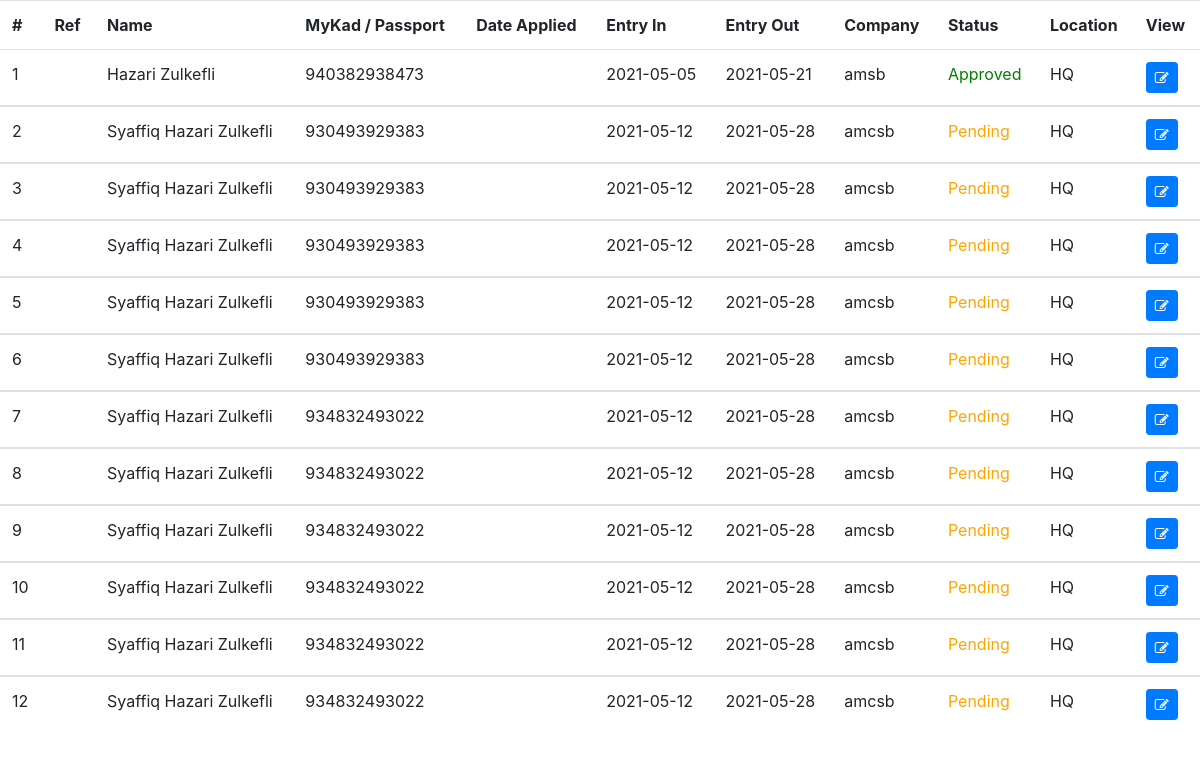
Before: /backend-search.php?term=Hazari Zulkefli (signed in) with the older database file.
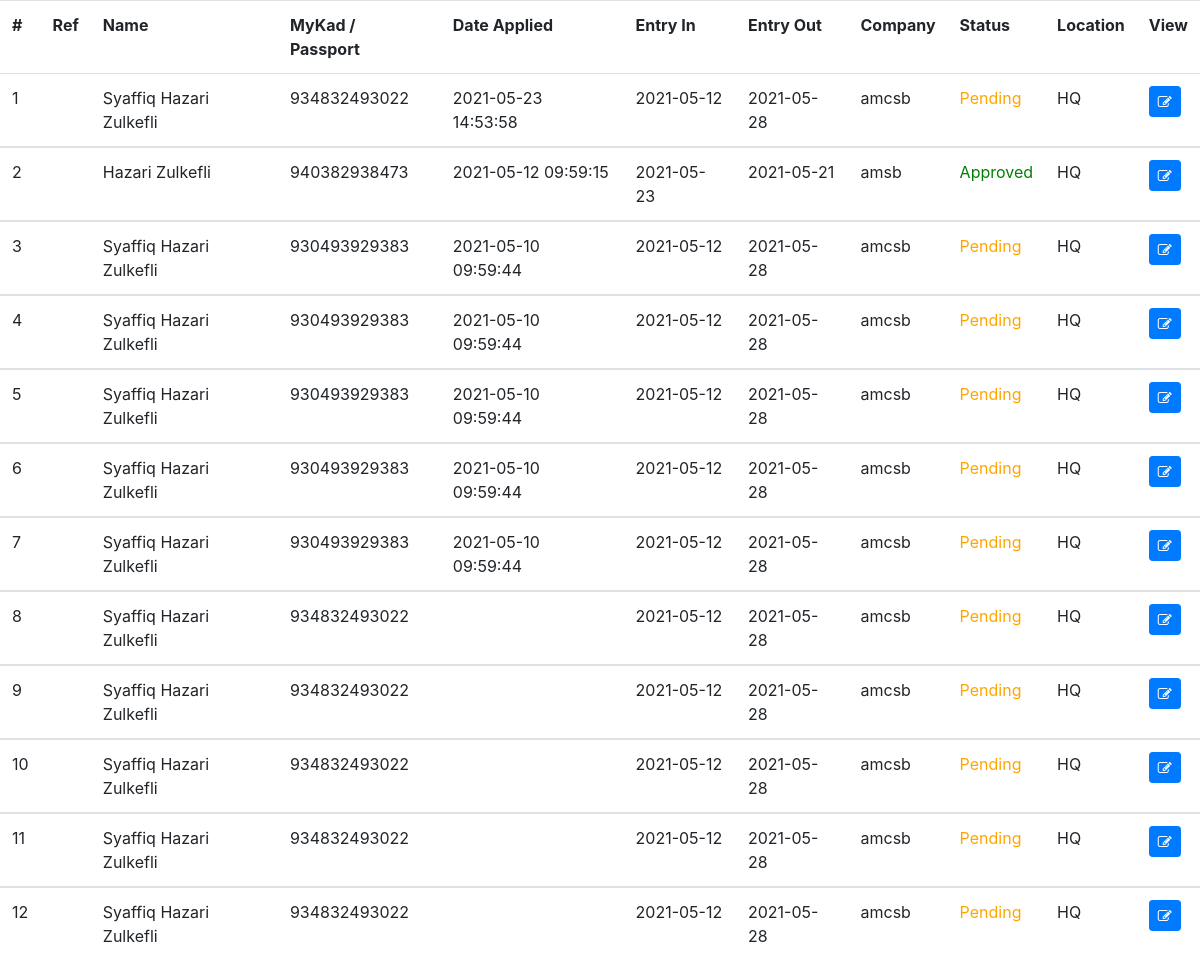
After: the same page with the newer database file.
### tables this page shows
CREATE TABLE `hd_0001` (
  `hd_id` int(11) NOT NULL,
  `fullname` varchar(50) DEFAULT NULL,
  `mykad` varchar(30) DEFAULT NULL,
  `visoffice` varchar(10) DEFAULT NULL,
  `appemail` varchar(100) DEFAULT NULL,
  `entryin` date DEFAULT NULL,
  `entryout` date DEFAULT NULL,
  `company` varchar(200) DEFAULT NULL,
  `caddress` varchar(100) DEFAULT NULL,
  `ccity` varchar(20) DEFAULT NULL,
  `cstate` varchar(20) DEFAULT NULL,
  `cpostal` varchar(10) DEFAULT NULL,
  `telno` varchar(30) DEFAULT NULL,
  `reasonentry` varchar(150) DEFAULT NULL,
  `nameconperson` varchar(50) DEFAULT NULL,
  `emailaddconperson` varchar(100) DEFAULT NULL,
  `radio1` varchar(5) DEFAULT NULL,
  `country` varchar(100) NOT NULL DEFAULT 'NA',
  `doafromcountries` date DEFAULT NULL,
  `radio2` varchar(5) DEFAULT NULL,
  `individu` varchar(100) NOT NULL DEFAULT 'NA',
  `areafrom` varchar(100) NOT NULL DEFAULT 'NA',
  `radio3` varchar(5) DEFAULT NULL,
  `radio4` varchar(5) DEFAULT NULL,
  `rescovid` varchar(10) NOT NULL DEFAULT 'NA',
  `datetest` date DEFAULT NULL,
  `loctest` varchar(50) NOT NULL DEFAULT 'NA',
  `cough` varchar(5) DEFAULT NULL,
  `diffbreathing` varchar(5) DEFAULT NULL,
  `fever` varchar(5) DEFAULT NULL,
  `flu` varchar(5) DEFAULT NULL,
  `sorethroat` varchar(5) DEFAULT NULL,
  `othersymptoms` varchar(300) DEFAULT NULL,
  `applstatus` varchar(10) NOT NULL DEFAULT 'Pending',
  `dt_apply` datetime DEFAULT NULL,
  `dt_updstatus` datetime DEFAULT NULL,
  `dt_updsby` int(11) DEFAULT NULL,
  `covtestresult` varchar(200) DEFAULT NULL
);

### login/lib/library.php (called while the page is built, shortened)
<?php
class DemoLib
{
    public function UserDetails($user_id)
    {
        try {
            $db = DB();
            $query = $db->prepare("SELECT user_id, name, username, email, usertype, ainloc FROM users WHERE user_id=:user_id");
            $query->bindParam("user_id", $user_id, PDO::PARAM_STR);
            $query->execute();
            if ($query->rowCount() > 0) {
                return $query->fetch(PDO::FETCH_OBJ);
            }
        } catch (PDOException $e) {
            exit($e->getMessage());
        }
    }
}

### backend-search.php (the view, shortened to what this page needs)
<!DOCTYPE html>
<html>
<head>
<link rel="stylesheet" href="https://stackpath.bootstrapcdn.com/bootstrap/4.1.3/css/bootstrap.min.css">
<link rel="stylesheet" href="https://maxcdn.bootstrapcdn.com/font-awesome/4.7.0/css/font-awesome.min.css">
<?php
require __DIR__ . '/login/lib/library.php';
$app = new DemoLib();
$user = $app->UserDetails($_SESSION['user_id']);
?>
</head>
<?php
$statcolour = "";
try{
    if(isset($_REQUEST["term"])){
        $term = $_REQUEST["term"];
        $sql = "SELECT * FROM hd_0001 WHERE visoffice = '$user->ainloc' AND (fullname LIKE '%$term%' OR mykad LIKE '%$term%' OR entryin LIKE '%$term%' OR entryout LIKE '%$term%' OR company LIKE '%$term%' OR refnum LIKE '%$term%') ORDER BY dt_apply DESC";
        $stmt = $db->prepare($sql);
        $stmt->execute();
        if($stmt->rowCount() > 0){
            echo "<table class='table'>
            <thead class='thead-dark'><tr>
            <td><b>#</b></td>
            <td><b>Ref</b></td>
            <td><b>Name</b></td>
            <td><b>MyKad / Passport</b></td>
            <td><b>Date Applied</b></td>
            <td><b>Entry In</b></td>
            <td><b>Entry Out</b></td>
            <td><b>Company</b></td>
            <td><b>Status</b></td>
            <td><b>Location</b></td>
            <td><b>View</b></td></tr>
            </thead>";
            $counter = "1";
            while($row = $stmt->fetch()){
                if($row["applstatus"] == 'Approved'){
                    $statcolour = "green";
                } else if ($row["applstatus"] == 'Pending'){
                    $statcolour = "orange";
                } else {
                    $statcolour = "red";
                }
                echo "<tbody><tr><td>" . $counter; $counter++ . "</td>";
                echo "<td>" . $row["refnum"] . "</td>";
                echo "<td>" . $row["fullname"] . "</td>";
                echo "<td>" . $row["mykad"] . "</td>";
                echo "<td>" . $row["dt_apply"] . "</td>";
                echo "<td>" . $row["entryin"] . "</td>";
                echo "<td>" . $row["entryout"] . "</td>";
                echo "<td>" . $row["company"] . "</td>";
                echo "<td style='color:$statcolour';>" . $row["applstatus"] . "</td>";
                echo "<td>" . $row["visoffice"] . "</td>";
                echo "<td><a href='manageappl.php?view_id=$row[hd_id]'> <button type='button' class='btn btn-labeled btn-primary btn-sm'><span class='btn-label'><i class='fa fa-edit'></i></span></button></a></td></tr></tbody>";
            }
            echo "</table>";
        } else{
            echo "<p>No matches found</p>";
        }
    }
} catch(PDOException $e){
    die("ERROR: Could not able to execute $sql. " . $e->getMessage());
}
?>

Changed rows visible on the page:
changed hd_0001 (number 1 of 12 on the later page): dt_apply (not shown) → "2021-05-23 14:53:58"; moves up the list
changed hd_0001 "Hazari Zulkefli": dt_apply (not shown) → "2021-05-12 09:59:15"; entryin "2021-05-05" → "2021-05-23"
changed hd_0001 (number 3 of 12 on the later page): dt_apply (not shown) → "2021-05-10 09:59:44"
changed hd_0001 (number 4 of 12 on the later page): dt_apply (not shown) → "2021-05-10 09:59:44"
changed hd_0001 (number 5 of 12 on the later page): dt_apply (not shown) → "2021-05-10 09:59:44"
changed hd_0001 (number 6 of 12 on the later page): dt_apply (not shown) → "2021-05-10 09:59:44"
changed hd_0001 (number 7 of 12 on the later page): dt_apply (not shown) → "2021-05-10 09:59:44"
